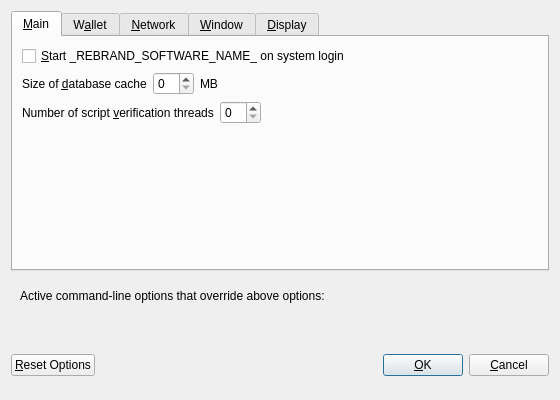
<?xml version="1.0" encoding="UTF-8"?>
<ui version="4.0">
 <class>OptionsDialog</class>
 <widget class="QDialog" name="OptionsDialog">
  <property name="geometry">
   <rect>
    <x>0</x>
    <y>0</y>
    <width>560</width>
    <height>400</height>
   </rect>
  </property>
  <property name="windowTitle">
   <string>Options</string>
  </property>
  <property name="modal">
   <bool>true</bool>
  </property>
  <layout class="QVBoxLayout" name="verticalLayout">
   <item>
    <widget class="QTabWidget" name="tabWidget">
     <property name="currentIndex">
      <number>0</number>
     </property>
     <widget class="QWidget" name="tabMain">
      <attribute name="title">
       <string>&amp;Main</string>
      </attribute>
      <layout class="QVBoxLayout" name="verticalLayout_Main">
       <item>
        <widget class="QCheckBox" name="bitcoinAtStartup">
         <property name="toolTip">
          <string>Automatically start _REBRAND_SOFTWARE_NAME_ after logging in to the system.</string>
         </property>
         <property name="text">
          <string>&amp;Start _REBRAND_SOFTWARE_NAME_ on system login</string>
         </property>
        </widget>
       </item>
       <item>
        <layout class="QHBoxLayout" name="horizontalLayout_2_Main">
         <item>
          <widget class="QLabel" name="databaseCacheLabel">
           <property name="text">
            <string>Size of &amp;database cache</string>
           </property>
           <property name="textFormat">
            <enum>Qt::PlainText</enum>
           </property>
           <property name="buddy">
            <cstring>databaseCache</cstring>
           </property>
          </widget>
         </item>
         <item>
          <widget class="QSpinBox" name="databaseCache"/>
         </item>
         <item>
          <widget class="QLabel" name="databaseCacheUnitLabel">
           <property name="text">
            <string>MB</string>
           </property>
           <property name="textFormat">
            <enum>Qt::PlainText</enum>
           </property>
          </widget>
         </item>
         <item>
          <spacer name="horizontalSpacer_2_Main">
           <property name="orientation">
            <enum>Qt::Horizontal</enum>
           </property>
           <property name="sizeHint" stdset="0">
            <size>
             <width>40</width>
             <height>20</height>
            </size>
           </property>
          </spacer>
         </item>
        </layout>
       </item>
       <item>
        <layout class="QHBoxLayout" name="horizontalLayout_3_Main">
         <item>
          <widget class="QLabel" name="threadsScriptVerifLabel">
           <property name="text">
            <string>Number of script &amp;verification threads</string>
           </property>
           <property name="textFormat">
            <enum>Qt::PlainText</enum>
           </property>
           <property name="buddy">
            <cstring>threadsScriptVerif</cstring>
           </property>
          </widget>
         </item>
         <item>
          <widget class="QSpinBox" name="threadsScriptVerif">
           <property name="toolTip">
            <string>(0 = auto, &lt;0 = leave that many cores free)</string>
           </property>
          </widget>
         </item>
         <item>
          <spacer name="horizontalSpacer_3_Main">
           <property name="orientation">
            <enum>Qt::Horizontal</enum>
           </property>
           <property name="sizeHint" stdset="0">
            <size>
             <width>40</width>
             <height>20</height>
            </size>
           </property>
          </spacer>
         </item>
        </layout>
       </item>
       <item>
        <spacer name="verticalSpacer_Main">
         <property name="orientation">
          <enum>Qt::Vertical</enum>
         </property>
         <property name="sizeHint" stdset="0">
          <size>
           <width>20</width>
           <height>40</height>
          </size>
         </property>
        </spacer>
       </item>
      </layout>
     </widget>
     <widget class="QWidget" name="tabWallet">
      <attribute name="title">
       <string>W&amp;allet</string>
      </attribute>
      <layout class="QVBoxLayout" name="verticalLayout_Wallet">
       <item>
        <widget class="QGroupBox" name="groupBox">
         <property name="title">
          <string>Expert</string>
         </property>
         <layout class="QVBoxLayout" name="verticalLayout_2">
          <item>
           <widget class="QCheckBox" name="coinControlFeatures">
            <property name="toolTip">
             <string>Whether to show coin control features or not.</string>
            </property>
            <property name="text">
             <string>Enable coin &amp;control features</string>
            </property>
           </widget>
          </item>
          <item>
           <widget class="QCheckBox" name="spendZeroConfChange">
            <property name="toolTip">
             <string>If you disable the spending of unconfirmed change, the change from a transaction cannot be used until that transaction has at least one confirmation. This also affects how your balance is computed.</string>
            </property>
            <property name="text">
             <string>&amp;Spend unconfirmed change</string>
            </property>
           </widget>
          </item>
         </layout>
        </widget>
       </item>
       <item>
        <spacer name="verticalSpacer_Wallet">
         <property name="orientation">
          <enum>Qt::Vertical</enum>
         </property>
         <property name="sizeHint" stdset="0">
          <size>
           <width>20</width>
           <height>40</height>
          </size>
         </property>
        </spacer>
       </item>
      </layout>
     </widget>
     <widget class="QWidget" name="tabNetwork">
      <attribute name="title">
       <string>&amp;Network</string>
      </attribute>
      <layout class="QVBoxLayout" name="verticalLayout_Network">
       <item>
        <widget class="QCheckBox" name="mapPortUpnp">
         <property name="toolTip">
          <string>Automatically open the Bitcoin client port on the router. This only works when your router supports UPnP and it is enabled.</string>
         </property>
         <property name="text">
          <string>Map port using &amp;UPnP</string>
         </property>
        </widget>
       </item>
       <item>
        <widget class="QCheckBox" name="allowIncoming">
         <property name="toolTip">
          <string>Accept connections from outside</string>
         </property>
         <property name="text">
          <string>Allow incoming connections</string>
         </property>
        </widget>
       </item>
       <item>
        <widget class="QCheckBox" name="connectSocks">
         <property name="toolTip">
          <string>Connect to the Bitcoin network through a SOCKS5 proxy.</string>
         </property>
         <property name="text">
          <string>&amp;Connect through SOCKS5 proxy (default proxy):</string>
         </property>
        </widget>
       </item>
       <item>
        <layout class="QHBoxLayout" name="horizontalLayout_1_Network">
         <item>
          <widget class="QLabel" name="proxyIpLabel">
           <property name="text">
            <string>Proxy &amp;IP:</string>
           </property>
           <property name="textFormat">
            <enum>Qt::PlainText</enum>
           </property>
           <property name="buddy">
            <cstring>proxyIp</cstring>
           </property>
          </widget>
         </item>
         <item>
          <widget class="QValidatedLineEdit" name="proxyIp">
           <property name="minimumSize">
            <size>
             <width>140</width>
             <height>0</height>
            </size>
           </property>
           <property name="maximumSize">
            <size>
             <width>140</width>
             <height>16777215</height>
            </size>
           </property>
           <property name="toolTip">
            <string>IP address of the proxy (e.g. IPv4: 127.0.0.1 / IPv6: ::1)</string>
           </property>
          </widget>
         </item>
         <item>
          <widget class="QLabel" name="proxyPortLabel">
           <property name="text">
            <string>&amp;Port:</string>
           </property>
           <property name="textFormat">
            <enum>Qt::PlainText</enum>
           </property>
           <property name="buddy">
            <cstring>proxyPort</cstring>
           </property>
          </widget>
         </item>
         <item>
          <widget class="QLineEdit" name="proxyPort">
           <property name="minimumSize">
            <size>
             <width>55</width>
             <height>0</height>
            </size>
           </property>
           <property name="maximumSize">
            <size>
             <width>55</width>
             <height>16777215</height>
            </size>
           </property>
           <property name="toolTip">
            <string>Port of the proxy (e.g. 9050)</string>
           </property>
          </widget>
         </item>
         <item>
          <spacer name="horizontalSpacer_1_Network">
           <property name="orientation">
            <enum>Qt::Horizontal</enum>
           </property>
           <property name="sizeHint" stdset="0">
            <size>
             <width>40</width>
             <height>20</height>
            </size>
           </property>
          </spacer>
         </item>
        </layout>
       </item>
       <item>
        <spacer name="verticalSpacer_Network">
         <property name="orientation">
          <enum>Qt::Vertical</enum>
         </property>
         <property name="sizeHint" stdset="0">
          <size>
           <width>20</width>
           <height>40</height>
          </size>
         </property>
        </spacer>
       </item>
      </layout>
     </widget>
     <widget class="QWidget" name="tabWindow">
      <attribute name="title">
       <string>&amp;Window</string>
      </attribute>
      <layout class="QVBoxLayout" name="verticalLayout_Window">
       <item>
        <widget class="QCheckBox" name="minimizeToTray">
         <property name="toolTip">
          <string>Show only a tray icon after minimizing the window.</string>
         </property>
         <property name="text">
          <string>&amp;Minimize to the tray instead of the taskbar</string>
         </property>
        </widget>
       </item>
       <item>
        <widget class="QCheckBox" name="minimizeOnClose">
         <property name="toolTip">
          <string>Minimize instead of exit the application when the window is closed. When this option is enabled, the application will be closed only after selecting Exit in the menu.</string>
         </property>
         <property name="text">
          <string>M&amp;inimize on close</string>
         </property>
        </widget>
       </item>
       <item>
        <spacer name="verticalSpacer_Window">
         <property name="orientation">
          <enum>Qt::Vertical</enum>
         </property>
         <property name="sizeHint" stdset="0">
          <size>
           <width>20</width>
           <height>40</height>
          </size>
         </property>
        </spacer>
       </item>
      </layout>
     </widget>
     <widget class="QWidget" name="tabDisplay">
      <attribute name="title">
       <string>&amp;Display</string>
      </attribute>
      <layout class="QVBoxLayout" name="verticalLayout_Display">
       <item>
        <layout class="QHBoxLayout" name="horizontalLayout_1_Display">
         <item>
          <widget class="QLabel" name="langLabel">
           <property name="text">
            <string>User Interface &amp;language:</string>
           </property>
           <property name="textFormat">
            <enum>Qt::PlainText</enum>
           </property>
           <property name="buddy">
            <cstring>lang</cstring>
           </property>
          </widget>
         </item>
         <item>
          <widget class="QValueComboBox" name="lang">
           <property name="toolTip">
            <string>The user interface language can be set here. This setting will take effect after restarting _REBRAND_SOFTWARE_NAME_.</string>
           </property>
          </widget>
         </item>
        </layout>
       </item>
       <item>
        <layout class="QHBoxLayout" name="horizontalLayout_2_Display">
         <item>
          <widget class="QLabel" name="unitLabel">
           <property name="text">
            <string>&amp;Unit to show amounts in:</string>
           </property>
           <property name="textFormat">
            <enum>Qt::PlainText</enum>
           </property>
           <property name="buddy">
            <cstring>unit</cstring>
           </property>
          </widget>
         </item>
         <item>
          <widget class="QValueComboBox" name="unit">
           <property name="toolTip">
            <string>Choose the default subdivision unit to show in the interface and when sending coins.</string>
           </property>
          </widget>
         </item>
        </layout>
       </item>
       <item>
        <layout class="QHBoxLayout" name="horizontalLayout_3_Display">
         <item>
          <widget class="QLabel" name="thirdPartyTxUrlsLabel">
           <property name="toolTip">
            <string>Third party URLs (e.g. a block explorer) that appear in the transactions tab as context menu items. %s in the URL is replaced by transaction hash. Multiple URLs are separated by vertical bar |.</string>
           </property>
           <property name="text">
            <string>Third party transaction URLs</string>
           </property>
           <property name="buddy">
            <cstring>thirdPartyTxUrls</cstring>
           </property>
          </widget>
         </item>
         <item>
          <widget class="QLineEdit" name="thirdPartyTxUrls">
           <property name="toolTip">
            <string>Third party URLs (e.g. a block explorer) that appear in the transactions tab as context menu items. %s in the URL is replaced by transaction hash. Multiple URLs are separated by vertical bar |.</string>
           </property>
          </widget>
         </item>
        </layout>
       </item>
       <item>
        <spacer name="verticalSpacer_Display">
         <property name="orientation">
          <enum>Qt::Vertical</enum>
         </property>
         <property name="sizeHint" stdset="0">
          <size>
           <width>20</width>
           <height>40</height>
          </size>
         </property>
        </spacer>
       </item>
      </layout>
     </widget>
    </widget>
   </item>
   <item>
    <widget class="QFrame" name="frame">
     <layout class="QVBoxLayout" name="verticalLayout_Bottom">
      <item>
       <layout class="QHBoxLayout" name="horizontalLayout_Bottom">
        <item>
         <widget class="QLabel" name="overriddenByCommandLineInfoLabel">
          <property name="text">
           <string>Active command-line options that override above options:</string>
          </property>
          <property name="textFormat">
           <enum>Qt::PlainText</enum>
          </property>
         </widget>
        </item>
        <item>
         <spacer name="horizontalSpacer_Bottom">
          <property name="orientation">
           <enum>Qt::Horizontal</enum>
          </property>
          <property name="sizeHint" stdset="0">
           <size>
            <width>40</width>
            <height>20</height>
           </size>
          </property>
         </spacer>
        </item>
       </layout>
      </item>
      <item>
       <widget class="QLabel" name="overriddenByCommandLineLabel">
        <property name="text">
         <string/>
        </property>
        <property name="textFormat">
         <enum>Qt::PlainText</enum>
        </property>
        <property name="wordWrap">
         <bool>true</bool>
        </property>
       </widget>
      </item>
     </layout>
    </widget>
   </item>
   <item>
    <layout class="QHBoxLayout" name="horizontalLayout_Buttons">
     <item>
      <widget class="QPushButton" name="resetButton">
       <property name="toolTip">
        <string>Reset all client options to default.</string>
       </property>
       <property name="text">
        <string>&amp;Reset Options</string>
       </property>
       <property name="autoDefault">
        <bool>false</bool>
       </property>
      </widget>
     </item>
     <item>
      <spacer name="horizontalSpacer_1">
       <property name="orientation">
        <enum>Qt::Horizontal</enum>
       </property>
       <property name="sizeHint" stdset="0">
        <size>
         <width>40</width>
         <height>48</height>
        </size>
       </property>
      </spacer>
     </item>
     <item>
      <widget class="QLabel" name="statusLabel">
       <property name="minimumSize">
        <size>
         <width>200</width>
         <height>0</height>
        </size>
       </property>
       <property name="font">
        <font>
         <weight>75</weight>
         <bold>true</bold>
        </font>
       </property>
       <property name="text">
        <string/>
       </property>
       <property name="textFormat">
        <enum>Qt::PlainText</enum>
       </property>
       <property name="wordWrap">
        <bool>true</bool>
       </property>
      </widget>
     </item>
     <item>
      <spacer name="horizontalSpacer_2">
       <property name="orientation">
        <enum>Qt::Horizontal</enum>
       </property>
       <property name="sizeHint" stdset="0">
        <size>
         <width>40</width>
         <height>48</height>
        </size>
       </property>
      </spacer>
     </item>
     <item>
      <widget class="QPushButton" name="okButton">
       <property name="text">
        <string>&amp;OK</string>
       </property>
       <property name="autoDefault">
        <bool>false</bool>
       </property>
       <property name="default">
        <bool>true</bool>
       </property>
      </widget>
     </item>
     <item>
      <widget class="QPushButton" name="cancelButton">
       <property name="text">
        <string>&amp;Cancel</string>
       </property>
       <property name="autoDefault">
        <bool>false</bool>
       </property>
      </widget>
     </item>
    </layout>
   </item>
  </layout>
 </widget>
 <customwidgets>
  <customwidget>
   <class>QValidatedLineEdit</class>
   <extends>QLineEdit</extends>
   <header>qvalidatedlineedit.h</header>
  </customwidget>
  <customwidget>
   <class>QValueComboBox</class>
   <extends>QComboBox</extends>
   <header>qvaluecombobox.h</header>
  </customwidget>
 </customwidgets>
 <resources/>
 <connections/>
</ui>
